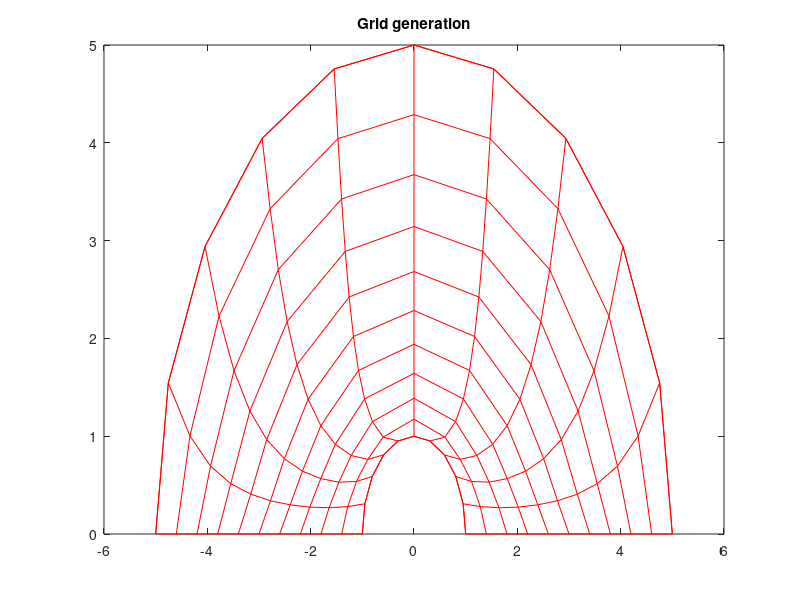
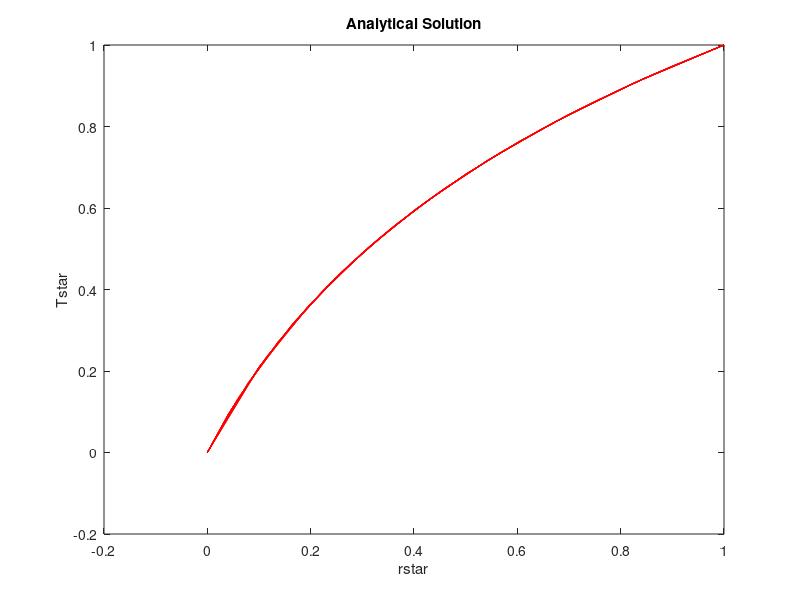
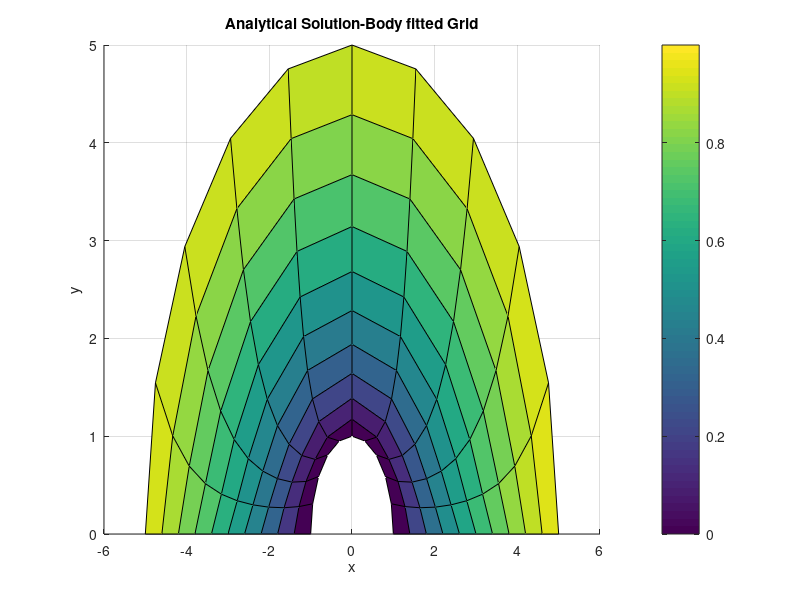
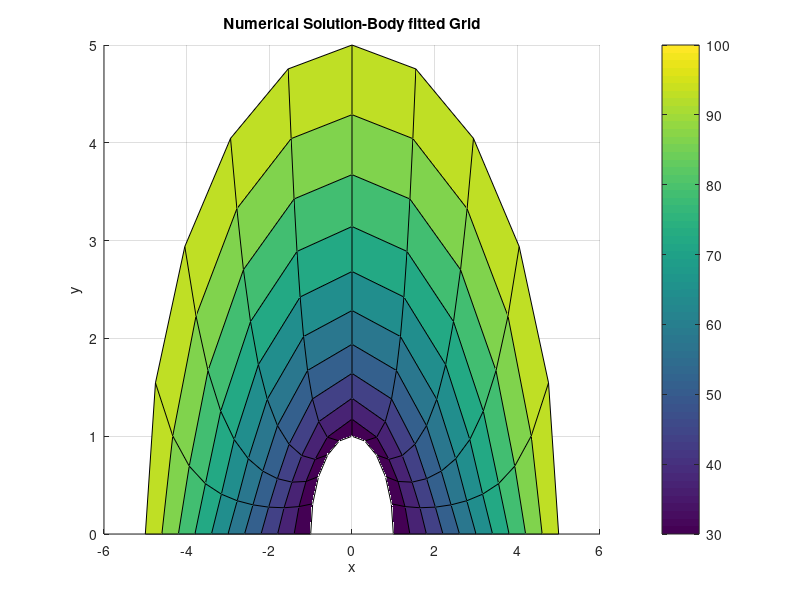

MATLAB code to generate these figures, in order:
%This code generates body fitted laplacian grid (NXN)for semi ring with
%inner radius as 1 unit & outer radius as 5 units for 11 x 11 grid. Inner
%radius temperature is 30 while the outside is 100 units. The code outputs
%analytical and numerical temperature contour along with generated body
%fitted grids. It also outputs dimensionless radius and temperature graph.
function a9
R1=1;
R2=5;
eta=linspace(0,1,11);
zeta=linspace(0,1,11);
theta=linspace(0,pi,11);
R=linspace(1,5,11);
%Defining x-y boundary
for i=1:11
 x(1,i)= R1*cos(theta(i));
 y(1,i)= R1*sin(theta(i));
 
 x(11,i)= R2*cos(theta(i));
 y(11,i)= R2*sin(theta(i));
 
end
%Defining temperature boundary
t=zeros(11,11);
t(:,1)=30;
t(:,11)=100;
%Defining x-y boundary
for j=1:11
 x(j,1)= R(j)*cos(0);
 y(j,1)= 0;
 x(j,11)= R(j)*cos(pi);
 y(j,11)= 0;
end
%Interpolation Inside x and y

for i=2:10
    scalar_x=x(11,i)-x(1,i);
    scalar_y=y(11,i)-y(1,i);
    for j=2:10
      x(j,i)=x(1,i)+zeta(j)*scalar_x;  
      y(j,i)=y(1,i)+zeta(j)*scalar_y;  
    end
end
E1=1;
E2=1;
E3=1;


%To get a,b,c,x,y
delta_eta=eta(2)-eta(1);
delta_zeta=zeta(2)-zeta(1);
k=0;

while E1>10^-6 || E2>10^-6 || E3>10^-6
    
for j=2:10
    for i=2:10
x_eta(j-1,i-1)=(x(j,i+1)-x(j,i-1))/(2*delta_eta);
x_zeta(j-1,i-1)=(x(j+1,i)-x(j-1,i))/(2*delta_zeta);
y_eta(j-1,i-1)=(y(j,i+1)-y(j,i-1))/(2*delta_eta);
y_zeta(j-1,i-1)=(y(j+1,i)-y(j-1,i))/(2*delta_zeta);
J(j-1,i-1)=1/(x_eta(j-1,i-1)*y_zeta(j-1,i-1)-x_zeta(j-1,i-1)*y_eta(j-1,i-1));
a(j-1,i-1)=(J(j-1,i-1)*y_zeta(j-1,i-1)).^2+(-J(j-1,i-1)*x_zeta(j-1,i-1)).^2;
b(j-1,i-1)=-(J(j-1,i-1).^2)*(y_eta(j-1,i-1)*y_zeta(j-1,i-1)-x_eta(j-1,i-1)*x_zeta(j-1,i-1));
c(j-1,i-1)=(x_eta(j-1,i-1).^2+y_eta(j-1,i-1).^2)*J(j-1,i-1)^2;

X(j,i)=((a(j-1,i-1)/(delta_eta.^2))*(x(j,i+1)+x(j,i-1))+(b(j-1,i-1)/(2*delta_eta*delta_zeta))*(x(j+1,i+1)-x(j-1,i+1)-x(j+1,i-1)+x(j-1,i-1))+(c(j-1,i-1)/delta_zeta.^2)*(x(j+1,i)+x(j-1,i)))/(2*a(j-1,i-1)/(delta_eta.^2)+2*c(j-1,i-1)/(delta_zeta.^2));
Y(j,i)=((a(j-1,i-1)/(delta_eta.^2))*(y(j,i+1)+y(j,i-1))+(b(j-1,i-1)/(2*delta_eta*delta_zeta))*(y(j+1,i+1)-y(j-1,i+1)-y(j+1,i-1)+y(j-1,i-1))+(c(j-1,i-1)/delta_zeta.^2)*(y(j+1,i)+y(j-1,i)))/(2*a(j-1,i-1)/(delta_eta.^2)+2*c(j-1,i-1)/(delta_zeta.^2));


    end
end
%Temperature flux boundary condition and temperature calculations
T=zeros(11,11);
T(:,1)=t(:,1);
T(:,end)=t(:,end);
for i=2:10
  T(2,i)=((a(1,i-1)/(delta_eta.^2))*(t(2,i+1)+t(2,i-1))+(b(1,i-1)/(2*delta_eta*delta_zeta))*(t(3,i+1)-t(1,i+1)-t(3,i-1)+t(1,i-1))+(c(1,i-1)/delta_zeta.^2)*(t(3,i)+t(1,i)))/(2*a(1,i-1)/(delta_eta.^2)+2*c(1,i-1)/(delta_zeta.^2));  
end
T(1,:)=T(2,:);
for j=3:11
   T(j,:)=T(2,:); 
end
%Error calculation
err_t=T-t;
E3=max(max(abs(err_t)));
t=T;
xx=x(2:end-1,2:end-1);
XX=X(2:end,2:end);
x_r=x(1:end-1,1:end-1);
x_rr=x(1:end,1:end-1);
x_rrr=x(1:end,1:end-1);

 err_x=XX-xx;
 E1=max(max(abs(err_x)));
X_r=X;
X_r(1,:)=x_r(1,:);
X_r(:,1)=x_r(:,1);
X_r(11,:)=x_rr(end,:);
X_r(:,11)=x(:,end);

x=X_r;


yy=y(2:end-1,2:end-1);
YY=Y(2:end,2:end);
y_r=y(1:end-1,1:end-1);
y_rr=y(1:end,1:end-1);
y_rrr=y(1:end,1:end-1);

 err_y=YY-yy;
 E2=max(max(abs(err_y)));
Y_r=Y;
Y_r(1,:)=y_r(1,:);
Y_r(:,1)=y_r(:,1);
Y_r(11,:)=y_rr(end,:);
Y_r(:,11)=y(:,end);

y=Y_r;
k=k+1;
end
%Plotting
r=sqrt(x.^2+y.^2);
r_star=(r-R1)./(R2-R1);
t_star=(t'-30)./70;
%plot(r_star,t_star,'x');
plot(x,y,'r',x',y','r',R1*cos(theta),R1*sin(theta),'r',R2*cos(theta),R2*sin(theta),'r');
title('Grid generation');
figure
%Analytical solution plotting
T_1star=0.621334934*log(r);
plot(r_star,T_1star,'r');
title('Analytical Solution');
xlabel('rstar');
ylabel('Tstar');
figure
surf(x,y,T_1star);
 title('Analytical Solution-Body fitted Grid');
 xlabel('x');
 ylabel('y');
view (2)
colorbar
%plot(r_star,t_star-T_1star,'r');
 figure
 surf(x,y,t')
 view (2)
 title('Numerical Solution-Body fitted Grid');
 xlabel('x');
 ylabel('y');
 colorbar
end